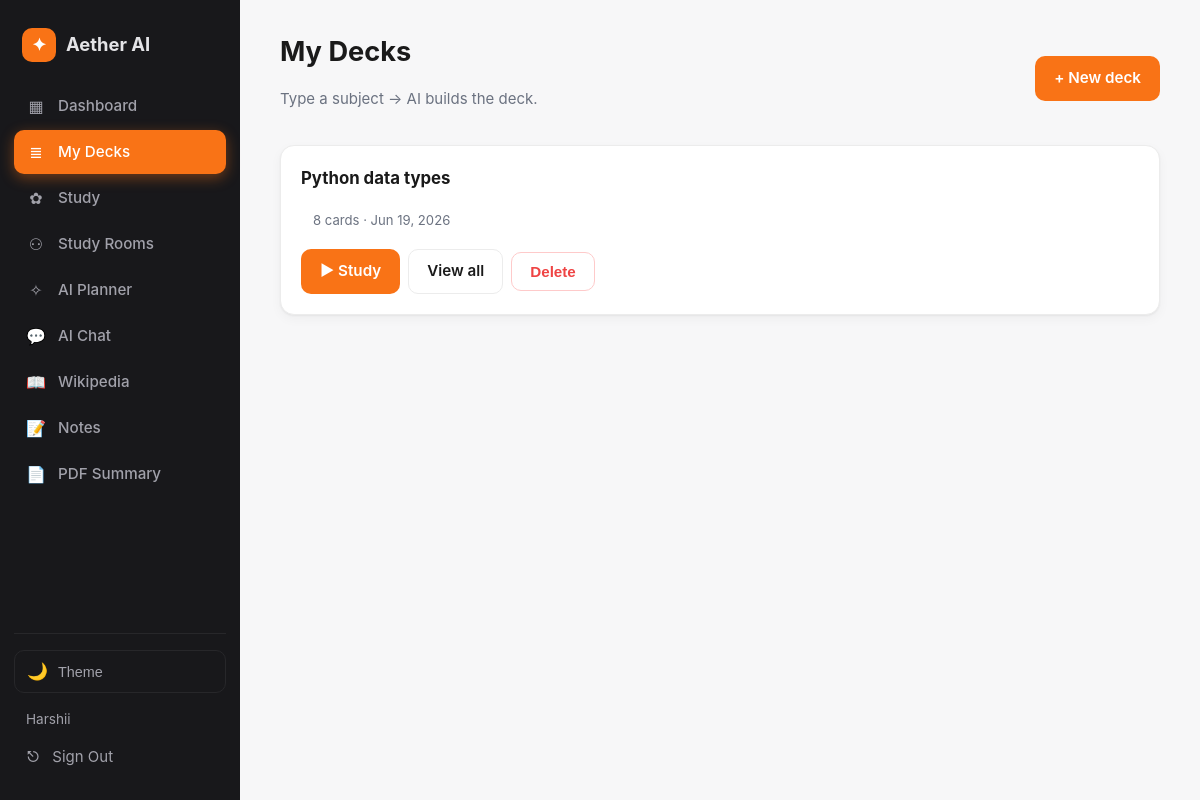
/decks/ (signed in), run on the app's committed database.
### app/models.py (models this page shows, shortened)
class User(UserMixin, db.Model):
    __tablename__ = "users"
    id = db.Column(db.Integer, primary_key=True)
    email = db.Column(db.String(120), unique=True, nullable=False)
    name = db.Column(db.String(80), nullable=False, default="Learner")
    password_hash = db.Column(db.String(256), nullable=False)
    email_verified = db.Column(db.Boolean, default=False)
    created_at = db.Column(db.DateTime, default=datetime.utcnow)
    notes = db.relationship("Note", backref="user", cascade="all,delete", lazy=True)
    decks = db.relationship("Deck", backref="user", cascade="all,delete", lazy=True)
    quizzes = db.relationship("Quiz", backref="user", cascade="all,delete", lazy=True)
    sessions = db.relationship("ChatSession", backref="user", cascade="all,delete", lazy=True)
    plans = db.relationship("StudyPlan", backref="user", cascade="all,delete", lazy=True)
    rooms = db.relationship("StudyRoom", backref="user", cascade="all,delete", lazy=True)
    activities = db.relationship("StudyActivity", backref="user", cascade="all,delete", lazy=True)

class Deck(db.Model):
    __tablename__ = "decks"
    id = db.Column(db.Integer, primary_key=True)
    user_id = db.Column(db.Integer, db.ForeignKey("users.id"), nullable=False)
    title = db.Column(db.String(200), nullable=False)
    created_at = db.Column(db.DateTime, default=datetime.utcnow)
    cards = db.relationship("Flashcard", backref="deck", cascade="all,delete", lazy=True)

### app/routes/flashcards.py (the view)
@flashcards_bp.route("/")
@login_required
def index():
    decks = (Deck.query.filter_by(user_id=current_user.id)
             .order_by(Deck.created_at.desc()).all())
    return render_template("flashcards/list.html", decks=decks)

### app/templates/flashcards/list.html
{% extends "base.html" %}
{% block content %}
<div class="page-head row-between">
  <div>
    <h1>My Decks</h1>
    <p class="muted">Type a subject → AI builds the deck.</p>
  </div>
  <a class="btn" href="{{ url_for('flashcards.new') }}">+ New deck</a>
</div>
{% if decks %}
<div class="grid-3">
  {% for d in decks %}
    <div class="card deck-card">
      <h3>{{ d.title }}</h3>
      <p class="muted small">
        {{ d.cards|length }} cards · {{ d.created_at.strftime('%b %d, %Y') }}
      </p>
      <div class="row-gap">
        <a class="btn" href="{{ url_for('flashcards.study', deck_id=d.id) }}">▶ Study</a>
        <a class="btn-outline" href="{{ url_for('flashcards.view', deck_id=d.id) }}">View all</a>
        <form method="POST" action="{{ url_for('flashcards.delete', deck_id=d.id) }}"
              onsubmit="return confirm('Delete this deck?')">
          <button class="btn-outline danger">Delete</button>
        </form>
      </div>
    </div>
  {% endfor %}
</div>
{% else %}
  <div class="card empty">
    <h2 class="muted">No decks yet</h2>
    <p class="muted">Create your first AI-generated flashcard deck in seconds.</p>
    <a class="btn btn-lg" href="{{ url_for('flashcards.new') }}">+ Create your first deck</a>
  </div>
{% endif %}
{% endblock %}

### app/templates/base.html (shortened to what this page needs)
<!DOCTYPE html>
<html lang="en">
<head>
  <link rel="stylesheet" href="{{ url_for('static', filename='css/styles.css') }}">
</head>
<body class="{% if current_user.is_authenticated %}has-sidebar{% endif %}">
{% if current_user.is_authenticated %}
  <aside class="sidebar" id="sidebar">
    <a class="brand" href="{{ url_for('dashboard.index') }}">
      <span class="brand-logo">✦</span>
      <span class="brand-name">{{ BRAND }}</span>
    </a>
    <nav class="side-nav">
      <a href="{{ url_for('dashboard.index') }}"
         class="{% if request.endpoint == 'dashboard.index' %}active{% endif %}">
        <span class="ico">▦</span> Dashboard
      </a>
      <a href="{{ url_for('flashcards.index') }}"
         class="{% if request.blueprint == 'flashcards' %}active{% endif %}">
        <span class="ico">≣</span> My Decks
      </a>
      <a href="{{ url_for('quizzes.index') }}"
         class="{% if request.blueprint == 'quizzes' %}active{% endif %}">
        <span class="ico">✿</span> Study
      </a>
      <a href="{{ url_for('rooms.index') }}"
         class="{% if request.blueprint == 'rooms' %}active{% endif %}">
        <span class="ico">⚇</span> Study Rooms
      </a>
      <a href="{{ url_for('planner.index') }}"
         class="{% if request.blueprint == 'planner' %}active{% endif %}">
        <span class="ico">✧</span> AI Planner
      </a>
      <a href="{{ url_for('chat.index') }}"
         class="{% if request.blueprint == 'chat' %}active{% endif %}">
        <span class="ico">💬</span> AI Chat
      </a>
      <a href="{{ url_for('wikipedia.index') }}"
         class="{% if request.blueprint == 'wikipedia' %}active{% endif %}">
        <span class="ico">📖</span> Wikipedia
      </a>
      <a href="{{ url_for('notes.index') }}"
         class="{% if request.blueprint == 'notes' %}active{% endif %}">
        <span class="ico">📝</span> Notes
      </a>
      <a href="{{ url_for('pdf.index') }}"
         class="{% if request.blueprint == 'pdf' %}active{% endif %}">
        <span class="ico">📄</span> PDF Summary
      </a>
    </nav>
        <div class="side-bottom">
      <button class="theme-toggle" id="theme-toggle" aria-label="Toggle dark mode">
        <span class="theme-icon-dark">🌙</span>
        <span class="theme-label">Theme</span>
      </button>
      <div class="user-line">{{ current_user.name }}</div>
      <a class="side-logout" href="{{ url_for('auth.logout') }}">
        <span class="ico">⎋</span> Sign Out
      </a>
    </div>
  </aside>
{% endif %}
<main class="{% if current_user.is_authenticated %}content{% else %}container{% endif %}">
  {% block content %}{% endblock %}
</main>
</body>
</html>

### app/static/css/styles.css (style rules this page uses)
:root, [data-theme="light"] { --bg: #f7f7f8; --surface: #ffffff; --surface-2: #fafafa; --text: #1a1a1a; --muted: #6b7280; --border: #ececec; --input-bg: #ffffff; --accent: #f97316; --accent-soft: #ffedd5; --accent-dark: #ea580c; --good: #10b981; --good-soft: #d1fae5; --good-text: #065f46; --bad: #ef4444; --bad-soft: #fee2e2; --bad-text: #991b1b; --sidebar: #18181b; --sidebar-soft: #27272a; --sidebar-text: #e4e4e7; --sidebar-muted: #a1a1aa; --shadow: 0 1px 2px rgba(0,0,0,0.05), 0 4px 12px rgba(0,0,0,0.04); --code-bg: #1f2937; --code-text: #f3f4f6; --radius: 14px; }
html { transition: background-color 0.3s, color 0.3s; }
body, .card, .input, .textarea, .sidebar, .stat-card, .opt { transition: background-color 0.2s, color 0.2s, border-color 0.2s; }
* { box-sizing: border-box; }
html, body { margin: 0; padding: 0; }
body { font-family: -apple-system, "Segoe UI", Roboto, "Helvetica Neue", sans-serif; background: var(--bg); color: var(--text); min-height: 100vh; font-size: 15px; line-height: 1.5; }
a { color: var(--accent-dark); text-decoration: none; }
h1 { font-size: 1.7rem; margin: 0 0 6px; }
h3 { font-size: 1.05rem; margin: 0 0 6px; }
.muted { color: var(--muted); }
.small { font-size: 0.85rem; }
body.has-sidebar { display: flex; min-height: 100vh; }
.sidebar { width: 240px; background: var(--sidebar); color: var(--sidebar-text); display: flex; flex-direction: column; padding: 22px 14px; position: sticky; top: 0; height: 100vh; }
.brand { display: flex; align-items: center; gap: 10px; padding: 6px 8px 22px; font-weight: 700; font-size: 1.15rem; color: var(--sidebar-text); text-decoration: none; }
.brand-logo { display: inline-flex; align-items: center; justify-content: center; width: 34px; height: 34px; border-radius: 10px; background: var(--accent); color: white; font-size: 1.1rem; font-weight: 700; }
.side-nav { display: flex; flex-direction: column; gap: 2px; }
.side-nav a { display: flex; align-items: center; gap: 12px; padding: 10px 12px; border-radius: 10px; color: var(--sidebar-muted); text-decoration: none; font-weight: 500; font-size: 0.95rem; }
.side-nav a.active { background: var(--accent); color: white; box-shadow: 0 4px 14px rgba(249,115,22,0.4); }
.side-nav .ico { display: inline-flex; align-items: center; justify-content: center; width: 20px; font-size: 1rem; }
.side-bottom { margin-top: auto; padding-top: 16px; border-top: 1px solid var(--sidebar-soft); }
.user-line { color: var(--sidebar-muted); padding: 6px 12px; font-size: 0.85rem; }
.side-logout { display: flex; align-items: center; gap: 12px; padding: 10px 12px; border-radius: 10px; color: var(--sidebar-muted); text-decoration: none; }
.content { flex: 1; padding: 32px 40px; max-width: calc(100vw - 240px); overflow-x: hidden; }
.btn, .btn-lg, .btn-outline { display: inline-flex; align-items: center; justify-content: center; gap: 8px; padding: 10px 18px; border-radius: 10px; font-weight: 600; font-size: 0.95rem; cursor: pointer; border: 1px solid transparent; background: var(--accent); color: white; text-decoration: none; transition: all 0.15s; }
.btn-outline { background: var(--surface); color: var(--text); border-color: var(--border); }
.danger { color: var(--bad); border-color: #fecaca; }
.small { font-size: 0.82rem; padding: 6px 12px; }
.card { background: var(--surface); border: 1px solid var(--border); border-radius: var(--radius); padding: 20px; box-shadow: var(--shadow); }
.page-head { margin-bottom: 20px; }
.row-between { display: flex; justify-content: space-between; align-items: center; gap: 16px; flex-wrap: wrap; }
.row-gap { display: flex; gap: 8px; flex-wrap: wrap; align-items: center; margin-top: 12px; }
.grid-3 { display: grid; grid-template-columns: repeat(auto-fit, minmax(260px, 1fr)); gap: 16px; }
.theme-toggle { display: flex; align-items: center; gap: 10px; width: 100%; padding: 10px 12px; border: 1px solid var(--sidebar-soft); border-radius: 10px; background: transparent; color: var(--sidebar-muted); cursor: pointer; font-size: 0.9rem; margin-bottom: 10px; transition: all 0.15s; }
.theme-icon-light, .theme-icon-dark { font-size: 1.05rem; }
[data-theme="light"] .theme-icon-dark { display: inline; }
.theme-label { flex: 1; text-align: left; }
.card, .msg, .flash, .day-card { animation: fadeIn 0.3s ease-out; }

### data on the page
User: name "Harshii"
Deck: title "Python data types", cards|length "8", created_at "Jun 19, 2026"

### other printed values
{{ BRAND }} "Aether AI"
